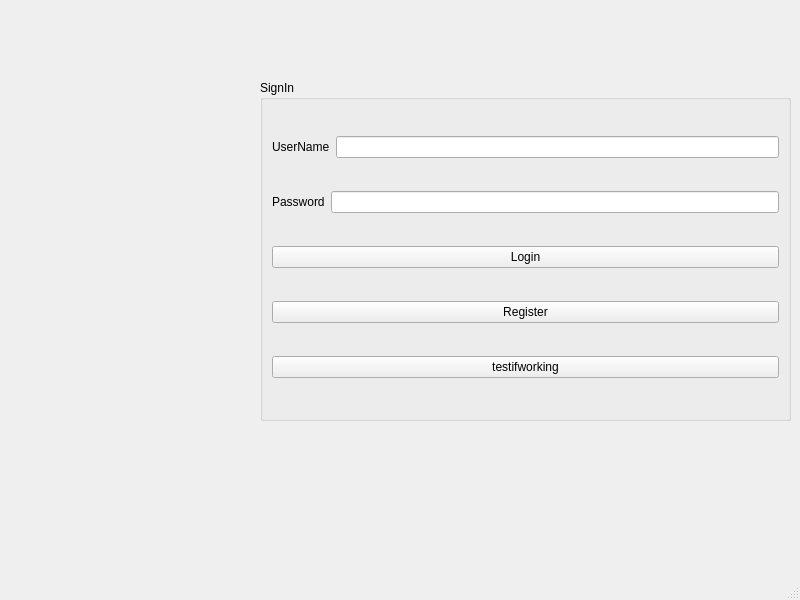
<?xml version="1.0" encoding="UTF-8"?>
<ui version="4.0">
 <class>MainWindow</class>
 <widget class="QMainWindow" name="MainWindow">
  <property name="geometry">
   <rect>
    <x>0</x>
    <y>0</y>
    <width>800</width>
    <height>600</height>
   </rect>
  </property>
  <property name="windowTitle">
   <string>MainWindow</string>
  </property>
  <widget class="QWidget" name="centralwidget">
   <widget class="QGroupBox" name="groupBox">
    <property name="geometry">
     <rect>
      <x>260</x>
      <y>80</y>
      <width>531</width>
      <height>341</height>
     </rect>
    </property>
    <property name="title">
     <string>SignIn</string>
    </property>
    <layout class="QVBoxLayout" name="verticalLayout">
     <item>
      <layout class="QHBoxLayout" name="horizontalLayout">
       <item>
        <widget class="QLabel" name="label">
         <property name="text">
          <string>UserName</string>
         </property>
        </widget>
       </item>
       <item>
        <widget class="QLineEdit" name="lineEdit_username"/>
       </item>
      </layout>
     </item>
     <item>
      <layout class="QHBoxLayout" name="horizontalLayout_2">
       <item>
        <widget class="QLabel" name="label_2">
         <property name="text">
          <string>Password</string>
         </property>
        </widget>
       </item>
       <item>
        <widget class="QLineEdit" name="lineEdit_password">
         <property name="echoMode">
          <enum>QLineEdit::Password</enum>
         </property>
        </widget>
       </item>
      </layout>
     </item>
     <item>
      <widget class="QPushButton" name="pushButton_login">
       <property name="text">
        <string>Login</string>
       </property>
      </widget>
     </item>
     <item>
      <widget class="QPushButton" name="pushButton_register">
       <property name="text">
        <string>Register</string>
       </property>
      </widget>
     </item>
     <item>
      <widget class="QPushButton" name="pushButton">
       <property name="text">
        <string>testifworking</string>
       </property>
      </widget>
     </item>
    </layout>
   </widget>
   <widget class="QLabel" name="label_pic">
    <property name="geometry">
     <rect>
      <x>120</x>
      <y>290</y>
      <width>101</width>
      <height>171</height>
     </rect>
    </property>
    <property name="text">
     <string/>
    </property>
   </widget>
  </widget>
  <widget class="QMenuBar" name="menubar">
   <property name="geometry">
    <rect>
     <x>0</x>
     <y>0</y>
     <width>800</width>
     <height>21</height>
    </rect>
   </property>
  </widget>
  <widget class="QStatusBar" name="statusbar"/>
 </widget>
 <resources/>
 <connections/>
</ui>
